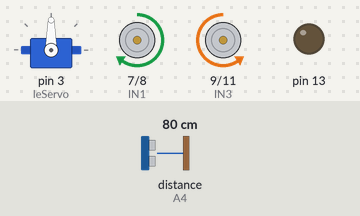
Recording of a sketch running on a simulated Arduino Uno, built with avr-gcc and run on an emulated ATmega328P. Shown: servo, motor-driver pin pairs drawn as motors (green arrow = first pin HIGH = forward, orange = second pin HIGH = backward, longer = more drive, scaled by the enable pin), output pins drawn as LEDs (lit = HIGH). Wiring (inferred from the names in the program): ultrasonic range finder: trigger A5; echo A4. The inputs (shaded band) are chosen by the test bench; at power-on: distance to the obstacle (sensor on A4) 80 cm. The echo pulse lasts 58.3 µs per cm; pins used as bus, display or sensor lines are not drawn.

Above: at 2.2 s.
2.3 s: distance to the obstacle (sensor on A4) set to 54 cm
5.8 s: distance to the obstacle (sensor on A4) set to 47 cm
At 8.2 s:
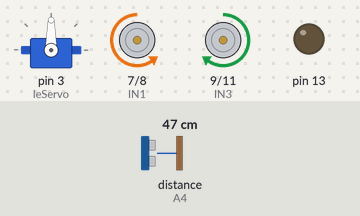
9.3 s: distance to the obstacle (sensor on A4) set to 2 cm
12.8 s: distance to the obstacle (sensor on A4) set to 60 cm
At 13.54 s:
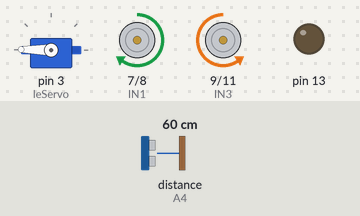
16.3 s: distance to the obstacle (sensor on A4) set to 4 cm
At 17.5 s:
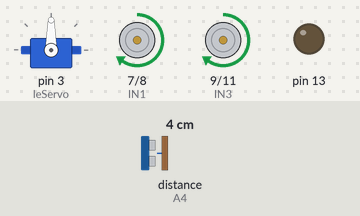
Timing chart, 0 to 20.8 s (numbered marks = the images above; inputs shaded):
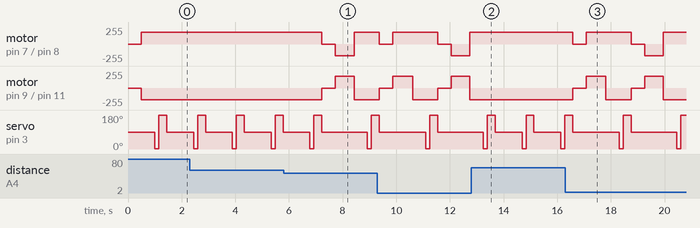

Measured:
- the behaviour switches between 51 and 50 cm on distance to the obstacle (sensor on A4) (found by bisection; images 0 and 1)
- after the input at 5.8 s, motor on pin 7 (IN1) / pin 8 (IN2): forward 175/255 → stopped after 1.4 s, → backward 175/255 0.50 s later, → forward 175/255 0.70 s later; motor on pin 9 (IN3) / pin 11 (IN4): backward 175/255 → stopped after 1.4 s, → forward 175/255 0.50 s later, → backward 175/255 0.70 s later
- after the input at 12.8 s, motor on pin 7 (IN1) / pin 8 (IN2): stays forward 175/255 (without the input it goes to stopped after 0.88 s); motor on pin 9 (IN3) / pin 11 (IN4): stays backward 175/255 (without the input it goes to stopped after 0.88 s)

The sketch:

testOndes.ino
```cpp
#include <Servo.h>
Servo leServo;

//Setup du Sensor
int Echo = A4;
int Trig = A5;
int rightDistance = 0, leftDistance = 0, middleDistance = 0;

//Pins pour les moteurs
#define ENA 5
#define ENB 6
#define IN1 7
#define IN2 8
#define IN3 9
#define IN4 11
#define carSpeed 175

//// Fonctions pour le mouvement
void forward(){
  //Puissance et vitesse
  analogWrite(ENA, carSpeed);
  analogWrite(ENB, carSpeed);
  //Avancer les moteurs gauches
  digitalWrite(IN1, HIGH);
  digitalWrite(IN2, LOW);
  //Avancer les moteurs droits
  digitalWrite(IN3, LOW);
  digitalWrite(IN4, HIGH);
}


void backward(){
  analogWrite(ENA, carSpeed);
  analogWrite(ENB, carSpeed);
  //Reculer les moteurs gauches
  digitalWrite(IN1, LOW);
  digitalWrite(IN2, HIGH);
  //Reculer les moteurs droits
  digitalWrite(IN3, HIGH);
  digitalWrite(IN4, LOW);
  }

void right(){
  analogWrite(ENA, carSpeed);
  analogWrite(ENB, carSpeed);
  //Avancer les moteurs gauches
  digitalWrite(IN1, HIGH);
  digitalWrite(IN2, LOW);
  //Reculer les moteurs droits
  digitalWrite(IN3, HIGH);
  digitalWrite(IN4, LOW);
  }

void left(){

  analogWrite(ENA, carSpeed);
  analogWrite(ENB, carSpeed);
  //Avancer les moteurs droits
  digitalWrite(IN3, LOW);
  digitalWrite(IN4, HIGH);
  //Reculer les moteurs gauches
  digitalWrite(IN1, LOW);
  digitalWrite(IN2, HIGH);
  }

void stop(){
  digitalWrite(ENA, LOW);
  digitalWrite(ENB, LOW);
  }

/////// Fin Fonctions du Mouvement


int testDistance() {
  float Distance;
  digitalWrite(Trig, LOW);
  delayMicroseconds(2);
  digitalWrite(Trig, HIGH);
  delayMicroseconds(20);
  digitalWrite(Trig, LOW);
  float retard = pulseIn(Echo, HIGH);
  Serial.println(retard);
  Distance = ((retard*340)/10000)/2;
  Serial.println(Distance);
  return(int)Distance;
}

void setup() {
  leServo.attach(3,700,2400);
  pinMode(Echo, INPUT);
  pinMode(Trig, OUTPUT);
  pinMode(IN1, OUTPUT);
  pinMode(IN2, OUTPUT);
  pinMode(IN3, OUTPUT);
  pinMode(IN4, OUTPUT);
  pinMode(ENA, OUTPUT);
  pinMode(ENB, OUTPUT);
  pinMode(13, OUTPUT);
  stop();
}

void loop() {
  leServo.write(90);
  delay(500);
  forward();
  delay(500);
  middleDistance = testDistance;
  leServo.write(1);
  delay(145);
  rightDistance = testDistance(); //Distance d'un potentiel objet devant lui
  leServo.write(179);
  delay(290);
  leftDistance = testDistance();
  if(middleDistance<50 || leftDistance < 50 || rightDistance < 50) {
    leServo.write(90);
    stop();
    delay(500);

    if(rightDistance < leftDistance){
      left();
      delay(240);
      }
    else if(leftDistance < rightDistance){
      right();
      delay(240);
      }
    else if((rightDistance <= 50) && (leftDistance <= 50)){
      backward();
      delay(200);
      }
    else{
      forward();
      }
  }
  else{
    forward();
    }
  }
```
